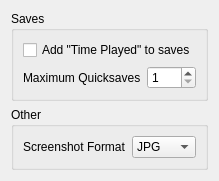
     <widget class="QWidget" name="Miscellaneous">
      <attribute name="title">
       <string>Miscellaneous</string>
      </attribute>
      <layout class="QVBoxLayout" name="scrollAreaVerticalLayout">
       <item>
        <widget class="QGroupBox" name="savesGroup">
         <property name="title">
          <string>Saves</string>
         </property>
         <layout class="QVBoxLayout" name="savesGroupVerticalLayout">
          <item>
           <widget class="QCheckBox" name="timePlayedCheckbox">
            <property name="toolTip">
             <string>&lt;html&gt;&lt;head/&gt;&lt;body&gt;&lt;p&gt;This setting determines whether the amount of the time the player has spent playing will be displayed for each saved game in the Load menu.&lt;/p&gt;&lt;/body&gt;&lt;/html&gt;</string>
            </property>
            <property name="text">
             <string>Add &quot;Time Played&quot; to saves</string>
            </property>
           </widget>
          </item>
          <item>
           <layout class="QHBoxLayout" name="maximumQuicksavesLayout">
            <item>
             <widget class="QLabel" name="maximumQuicksavesLabel">
              <property name="text">
               <string>Maximum Quicksaves</string>
              </property>
             </widget>
            </item>
            <item>
             <widget class="QSpinBox" name="maximumQuicksavesComboBox">
              <property name="minimum">
               <number>1</number>
              </property>
             </widget>
            </item>
           </layout>
          </item>
         </layout>
        </widget>
       </item>
       <item>
        <widget class="QGroupBox" name="otherGroup">
         <property name="title">
          <string>Other</string>
         </property>
         <layout class="QVBoxLayout" name="otherGroupVerticalLayout">
          <item>
           <layout class="QHBoxLayout" name="screenshotFormatLayout">
            <item alignment="Qt::AlignRight">
             <widget class="QLabel" name="screenshotFormatLabel">
              <property name="text">
               <string>Screenshot Format</string>
              </property>
             </widget>
            </item>
            <item>
             <widget class="QComboBox" name="screenshotFormatComboBox">
              <item>
               <property name="text">
                <string>JPG</string>
               </property>
              </item>
              <item>
               <property name="text">
                <string>PNG</string>
               </property>
              </item>
              <item>
               <property name="text">
                <string>TGA</string>
               </property>
              </item>
             </widget>
            </item>
           </layout>
          </item>
         </layout>
        </widget>
       </item>
       <item>
        <spacer>
         <property name="orientation">
          <enum>Qt::Vertical</enum>
         </property>
         <property name="sizeHint" stdset="0">
          <size>
           <width>0</width>
           <height>0</height>
          </size>
         </property>
        </spacer>
       </item>
      </layout>
     </widget>
